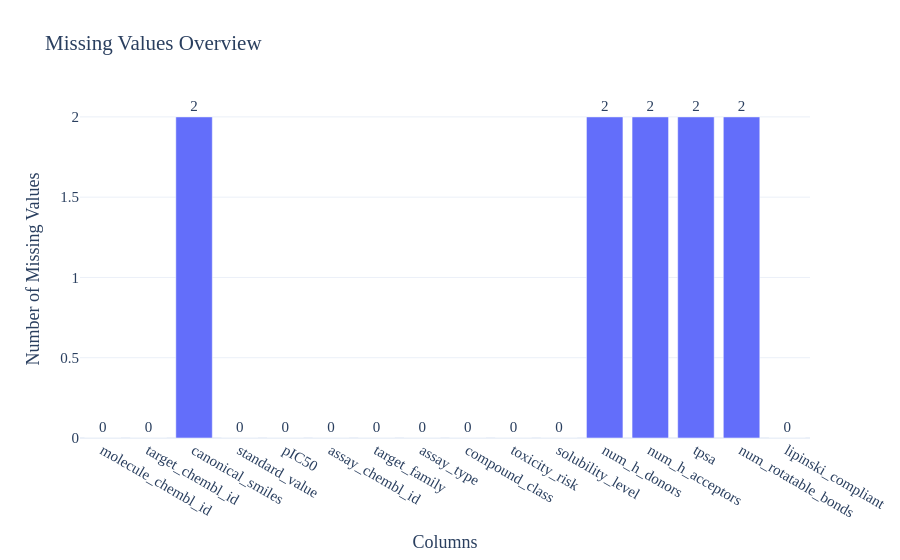

Notebook cell for this chart:
### Markdown cell above
### Overview about the missing data

### Code cell
#To visualize the missing values in the dataset
import plotly.express as px

missing_values = df.isnull().sum()

# Convert the result to a DataFrame for easier plotting
missing_values_df = missing_values.reset_index()
missing_values_df.columns = ['Column', 'Missing Values']

#create an interactive graph with plotly.express
fig = px.bar(missing_values_df, x='Column', y='Missing Values',
             title='Missing Values Overview',
             labels={'Missing Values': 'Number of Missing Values', 'Column': 'Columns'},
             text='Missing Values')

fig.update_traces(textposition='outside')
fig.update_layout(xaxis_title='Columns', yaxis_title='Number of Missing Values',
                  showlegend=False, template='plotly_white',
                  font=dict(family="Times New Roman", size=15))
# Show the plot
fig.show()
fig.write_image("missing_values_overview.png")

### Figure 1 — Plotly figure (JSON) as saved in the notebook; plotly's stock layout.template omitted (floating-point values rounded to 4 significant figures)
{"data": [{"hovertemplate": "Columns=%{x}<br>Number of Missing Values=%{text}<extra></extra>", "legendgroup": "", "marker": {"color": "#636efa", "pattern": {"shape": ""}}, "name": "", "orientation": "v", "showlegend": false, "text": [0.0, 0.0, 2.0, 0.0, 0.0, 0.0, 0.0, 0.0, 0.0, 0.0, 0.0, 2.0, 2.0, 2.0, 2.0, 0.0], "textposition": "outside", "type": "bar", "x": ["molecule_chembl_id", "target_chembl_id", "canonical_smiles", "standard_value", "pIC50", "assay_chembl_id", "target_family", "assay_type", "compound_class", "toxicity_risk", "solubility_level", "num_h_donors", "num_h_acceptors", "tpsa", "num_rotatable_bonds", "lipinski_compliant"], "xaxis": "x", "y": [0, 0, 2, 0, 0, 0, 0, 0, 0, 0, 0, 2, 2, 2, 2, 0], "yaxis": "y"}], "layout": {"barmode": "relative", "font": {"family": "Times New Roman", "size": 15}, "legend": {"tracegroupgap": 0}, "showlegend": false, "title": {"text": "Missing Values Overview"}, "xaxis": {"anchor": "y", "domain": [0, 1], "title": {"text": "Columns"}}, "yaxis": {"anchor": "x", "domain": [0, 1], "title": {"text": "Number of Missing Values"}}}}
